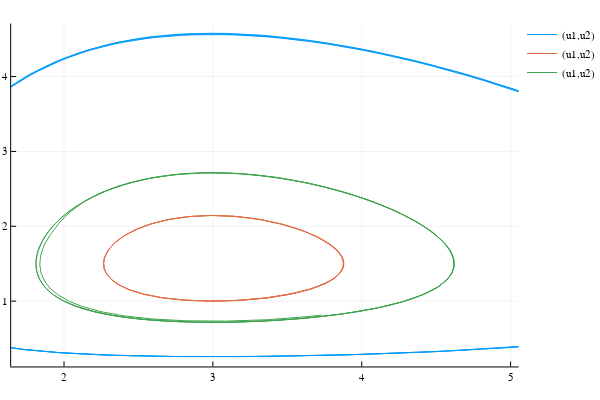

Write notebook code for a chart like this one.
### Code cell
Plots.plot(sol, vars = (1,2))
Plots.plot!(sol2, vars = (1,2))
Plots.plot!(sol3, vars = (1,2))

### Figure 1 — Plotly figure (JSON) as saved in the notebook; plotly's stock layout.template omitted (floating-point values rounded to 4 significant figures; data arrays with more than 128 entries replaced by an {"elided": "..."} marker saying what was removed)
{"data": [{"colorbar": {"title": ""}, "legendgroup": "(u1,u2)", "line": {"color": "rgba(0, 154, 250, 1.000)", "dash": "solid", "shape": "linear", "width": 1}, "mode": "lines", "name": "(u1,u2)", "showlegend": true, "type": "scatter", "x": {"elided": "1000 float values"}, "xaxis": "x1", "y": {"elided": "1000 float values"}, "yaxis": "y1", "zmax": null, "zmin": null}, {"colorbar": {"title": ""}, "legendgroup": "(u1,u2)", "line": {"color": "rgba(227, 111, 71, 1.000)", "dash": "solid", "shape": "linear", "width": 1}, "mode": "lines", "name": "(u1,u2)", "showlegend": true, "type": "scatter", "x": {"elided": "1000 float values"}, "xaxis": "x1", "y": {"elided": "1000 float values"}, "yaxis": "y1", "zmax": null, "zmin": null}, {"colorbar": {"title": ""}, "legendgroup": "(u1,u2)", "line": {"color": "rgba(62, 164, 78, 1.000)", "dash": "solid", "shape": "linear", "width": 1}, "mode": "lines", "name": "(u1,u2)", "showlegend": true, "type": "scatter", "x": {"elided": "1000 float values"}, "xaxis": "x1", "y": {"elided": "1000 float values"}, "yaxis": "y1", "zmax": null, "zmin": null}], "layout": {"annotations": [], "height": 400, "legend": {"bgcolor": "rgba(255, 255, 255, 1.000)", "bordercolor": "rgba(0, 0, 0, 1.000)", "font": {"color": "rgba(0, 0, 0, 1.000)", "family": "sans-serif", "size": 11}, "tracegroupgap": 0, "x": 1, "y": 1}, "margin": {"b": 20, "l": 0, "r": 0, "t": 20}, "paper_bgcolor": "rgba(255, 255, 255, 1.000)", "plot_bgcolor": "rgba(255, 255, 255, 1.000)", "showlegend": true, "width": 600, "xaxis": {"anchor": "y1", "domain": [0.02138, 0.9934], "gridcolor": "rgba(0, 0, 0, 0.100)", "gridwidth": 0.5, "linecolor": "rgba(0, 0, 0, 1.000)", "mirror": false, "range": [1.645, 5.054], "showgrid": true, "showline": true, "showticklabels": true, "tickangle": 0, "tickcolor": "rgb(0, 0, 0)", "tickfont": {"color": "rgba(0, 0, 0, 1.000)", "family": "sans-serif", "size": 11}, "tickmode": "array", "ticks": "inside", "ticktext": ["2", "3", "4", "5"], "tickvals": [2, 3, 4, 5], "title": "", "titlefont": {"color": "rgba(0, 0, 0, 1.000)", "family": "sans-serif", "size": 15}, "type": "-", "visible": true, "zeroline": false, "zerolinecolor": "rgba(0, 0, 0, 1.000)"}, "yaxis": {"anchor": "x1", "domain": [0.03762, 0.9902], "gridcolor": "rgba(0, 0, 0, 0.100)", "gridwidth": 0.5, "linecolor": "rgba(0, 0, 0, 1.000)", "mirror": false, "range": [0.1272, 4.708], "showgrid": true, "showline": true, "showticklabels": true, "tickangle": 0, "tickcolor": "rgb(0, 0, 0)", "tickfont": {"color": "rgba(0, 0, 0, 1.000)", "family": "sans-serif", "size": 11}, "tickmode": "array", "ticks": "inside", "ticktext": ["1", "2", "3", "4"], "tickvals": [1, 2, 3, 4], "title": "", "titlefont": {"color": "rgba(0, 0, 0, 1.000)", "family": "sans-serif", "size": 15}, "type": "-", "visible": true, "zeroline": false, "zerolinecolor": "rgba(0, 0, 0, 1.000)"}}}
